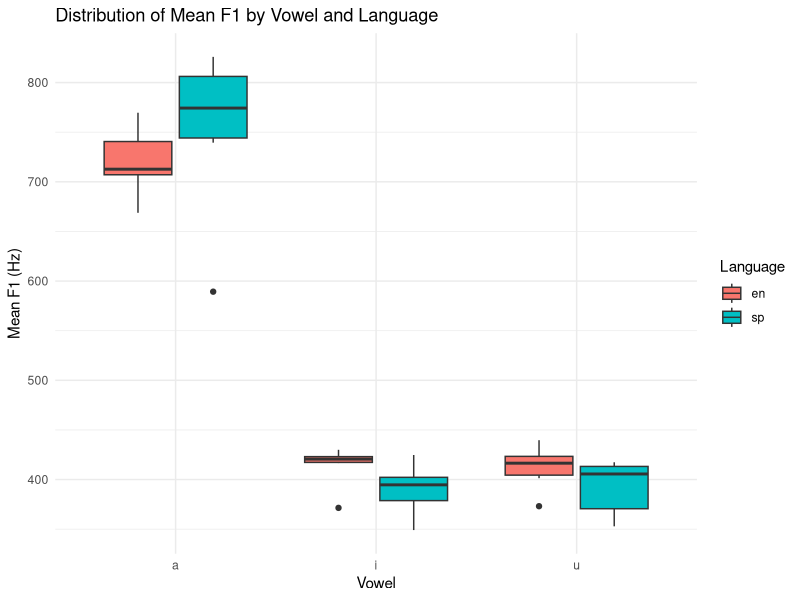
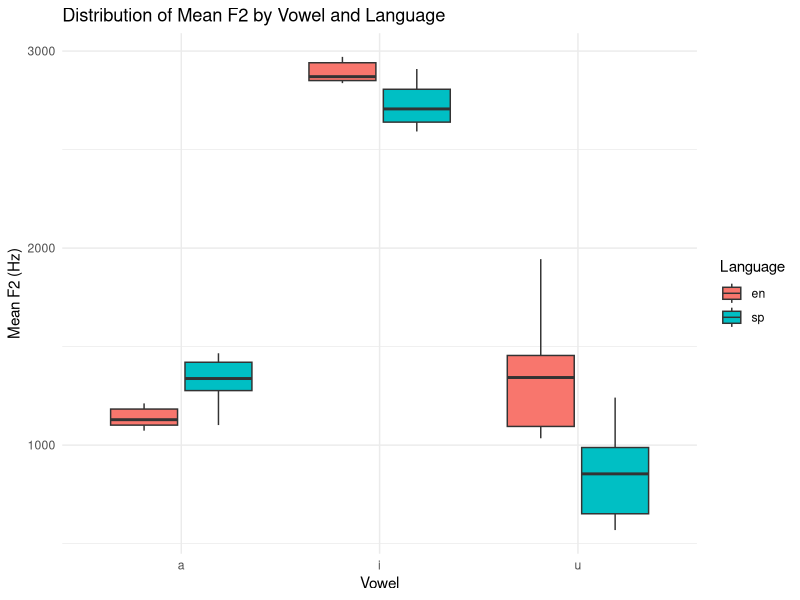
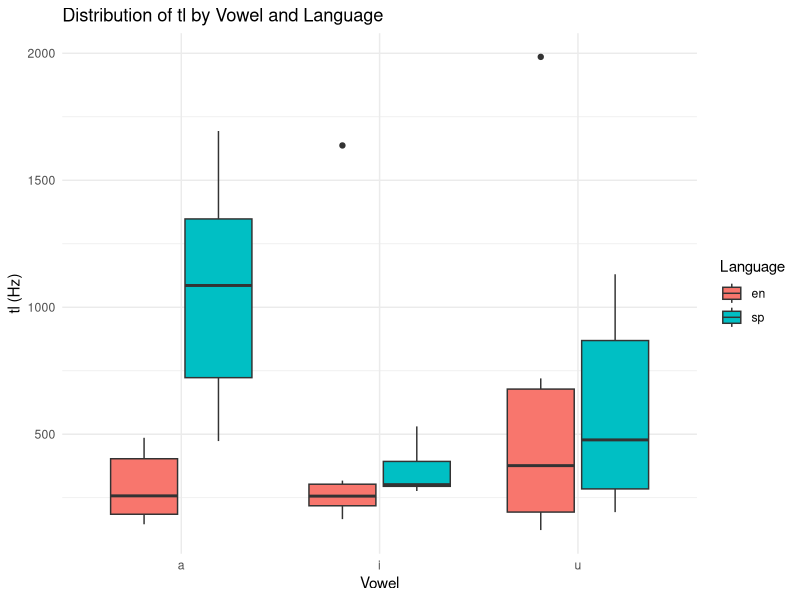
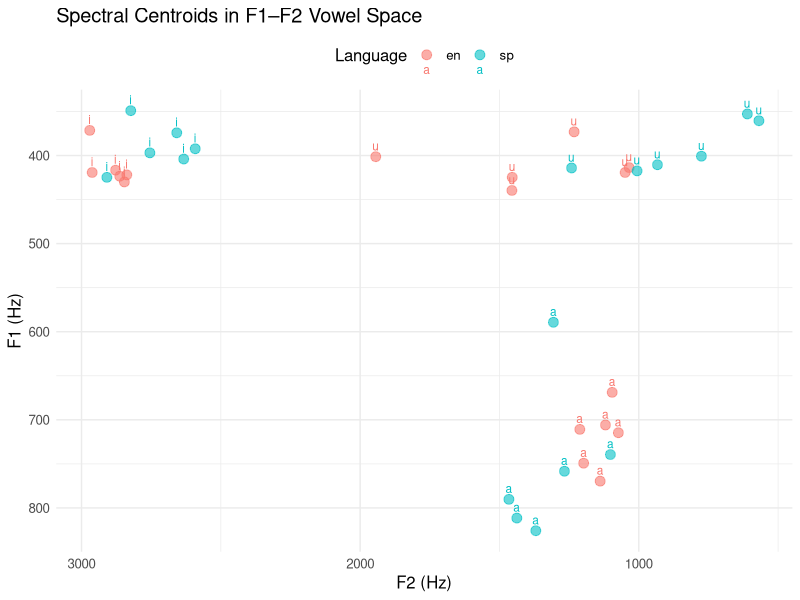

These figures' R source, in order:
## ---- chunk 1
#| label: setup

# install.packages(c("tidyverse"))  # run once if needed

library(tidyverse)

# Path to the CSV created by your Praat script

dat <- read_csv("data/vowel_data.csv", show_col_types = FALSE)

# Peek at structure

glimpse(dat)

# Make sure expected columns exist:

# id, item, vowel, language, f1_cent, f2_cent, tl, f1_20...f2_80

stopifnot(all(c("id","item","vowel","language","f1_cent","f2_cent","tl") %in% names(dat)))

# Optional: order vowels (edit to your inventory)

dat <- dat %>%
mutate(
vowel = factor(vowel),
language = factor(language)
)

#| label: descriptives
descriptives <- dat %>%
group_by(language, vowel) %>%
summarise(
n        = n(),
mean_f1  = mean(f1_cent, na.rm = TRUE),
sd_f1    = sd(f1_cent, na.rm = TRUE),
se_f1    = sd_f1 / sqrt(n),
mean_f2  = mean(f2_cent, na.rm = TRUE),
sd_f2    = sd(f2_cent, na.rm = TRUE),
se_f2    = sd_f2 / sqrt(n),
mean_tl  = mean(tl, na.rm = TRUE),
sd_tl    = sd(tl, na.rm = TRUE),
se_tl    = sd_tl / sqrt(n),
.groups = "drop"
)
## ---- chunk 2
ggplot(dat, aes(x = vowel, y = f1_cent, fill = language)) +
  geom_boxplot() +
  labs(
    title = "Distribution of Mean F1 by Vowel and Language",
    x = "Vowel",
    y = "Mean F1 (Hz)",
    fill = "Language"
  ) +
  theme_minimal()
## ---- chunk 3
ggplot(dat, aes(x = vowel, y = f2_cent, fill = language)) +
  geom_boxplot() +
  labs(
    title = "Distribution of Mean F2 by Vowel and Language",
    x = "Vowel",
    y = "Mean F2 (Hz)",
    fill = "Language"
  ) +
  theme_minimal()
## ---- chunk 4
ggplot(dat, aes(x = vowel, y = tl, fill = language)) +
  geom_boxplot() +
  labs(
    title = "Distribution of tl by Vowel and Language",
    x = "Vowel",
    y = "tl (Hz)",
    fill = "Language"
  ) +
  theme_minimal()
## ---- chunk 5
library(ggplot2)

ggplot(dat, aes(x = f2_cent, y = f1_cent, color = language, label = vowel)) +
  # Plot each token as a point
  geom_point(alpha = 0.6, size = 3) +
  # Add vowel labels (optional)
  geom_text(vjust = -0.7, size = 3) +
  # Invert axes to match standard vowel space
  scale_x_reverse() +
  scale_y_reverse() +
  labs(
    title = "Spectral Centroids in F1–F2 Vowel Space",
    x = "F2 (Hz)",
    y = "F1 (Hz)",
    color = "Language"
  ) +
  theme_minimal() +
  theme(
    text = element_text(size = 12),
    legend.position = "top"
  )
